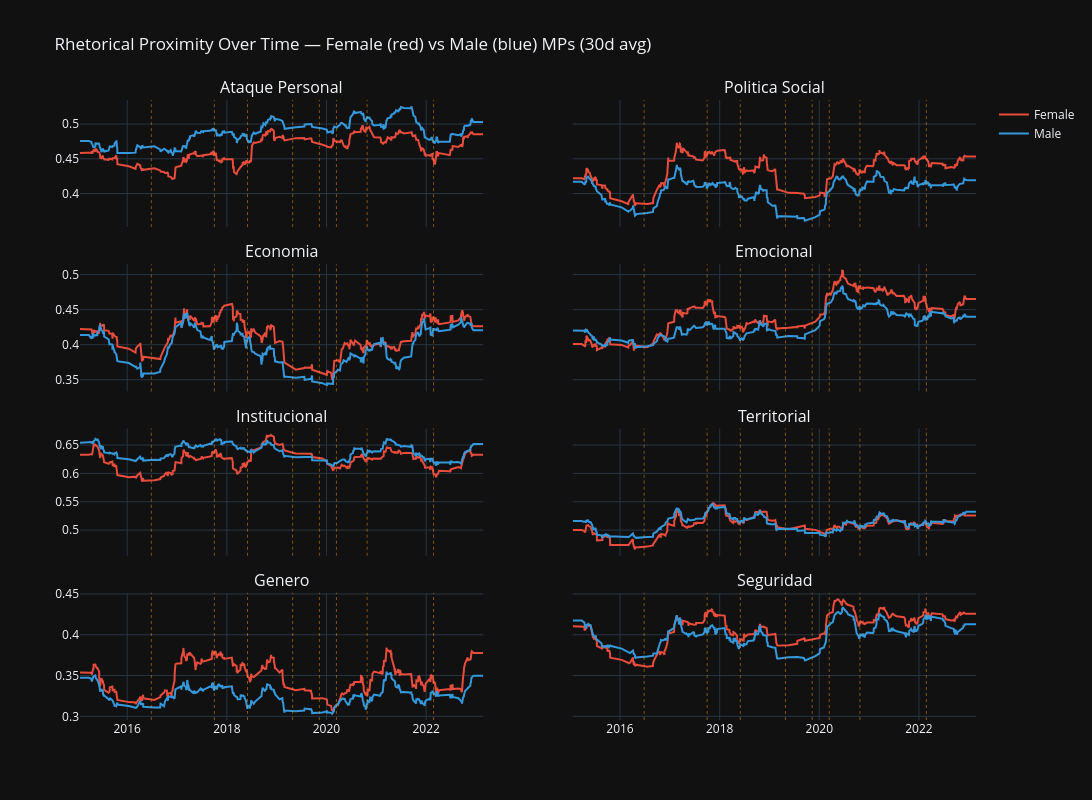

Write notebook code for a chart like this one.
### Markdown cell above
---
## 4. Temporal Dynamics — Velocity, Changepoints, Small Multiples

### Code cell
# Small multiples: per-anchor proximity over time (30-day rolling average)
n_anchors = len(ANCHOR_NAMES)
f_dates = [pd.Timestamp(ts, unit='s') for ts, _ in traj_female]
m_dates = [pd.Timestamp(ts, unit='s') for ts, _ in traj_male]
f_dists = np.array([d for _, d in proj_female])
m_dists = np.array([d for _, d in proj_male])

# Truncate to common length
common_len = min(len(f_dates), len(m_dates))
f_dates_c, m_dates_c = f_dates[:common_len], m_dates[:common_len]
f_prox_t = 1.0 - f_dists[:common_len]
m_prox_t = 1.0 - m_dists[:common_len]

window = 30
f_smooth = pd.DataFrame(f_prox_t).rolling(window, center=True).mean().bfill().ffill().values
m_smooth = pd.DataFrame(m_prox_t).rolling(window, center=True).mean().bfill().ffill().values

rows = (n_anchors + 1) // 2
fig = make_subplots(rows=rows, cols=2, shared_xaxes=True, shared_yaxes=True,
                    subplot_titles=ANCHOR_LABELS, vertical_spacing=0.06)

for idx in range(n_anchors):
    row, col = idx // 2 + 1, idx % 2 + 1
    fig.add_trace(go.Scatter(x=f_dates_c, y=f_smooth[:, idx], mode='lines',
                             line=dict(color=C_FEMALE, width=2),
                             name='Female' if idx == 0 else None, showlegend=(idx == 0)),
                  row=row, col=col)
    fig.add_trace(go.Scatter(x=m_dates_c, y=m_smooth[:, idx], mode='lines',
                             line=dict(color=C_MALE, width=2),
                             name='Male' if idx == 0 else None, showlegend=(idx == 0)),
                  row=row, col=col)

# Event lines
date_range = [f_dates_c[0], f_dates_c[-1]]
for ev_date, ev_name in KEY_EVENTS.items():
    ev_ts = pd.Timestamp(ev_date)
    if date_range[0] <= ev_ts <= date_range[1]:
        for r in range(1, rows + 1):
            for c in [1, 2]:
                fig.add_vline(x=ev_ts, row=r, col=c,
                             line=dict(color=C_EVENT, width=0.5, dash='dot'))

fig.update_layout(
    title='Rhetorical Proximity Over Time — Female (red) vs Male (blue) MPs (30d avg)',
    height=200 * rows, width=1100, template=TEMPLATE,
)
fig.show()

### Figure 1 — Plotly figure (JSON) as saved in the notebook; plotly's stock layout.template omitted (floating-point values rounded to 4 significant figures; data arrays with more than 128 entries replaced by an {"elided": "..."} marker saying what was removed)
{"data": [{"line": {"color": "#e74c3c", "width": 2}, "mode": "lines", "name": "Female", "showlegend": true, "type": "scatter", "x": {"elided": "445 str values"}, "xaxis": "x", "y": {"elided": "445 float values"}, "yaxis": "y"}, {"line": {"color": "#3498db", "width": 2}, "mode": "lines", "name": "Male", "showlegend": true, "type": "scatter", "x": {"elided": "445 str values"}, "xaxis": "x", "y": {"elided": "445 float values"}, "yaxis": "y"}, {"line": {"color": "#e74c3c", "width": 2}, "mode": "lines", "showlegend": false, "type": "scatter", "x": {"elided": "445 str values"}, "xaxis": "x2", "y": {"elided": "445 float values"}, "yaxis": "y2"}, {"line": {"color": "#3498db", "width": 2}, "mode": "lines", "showlegend": false, "type": "scatter", "x": {"elided": "445 str values"}, "xaxis": "x2", "y": {"elided": "445 float values"}, "yaxis": "y2"}, {"line": {"color": "#e74c3c", "width": 2}, "mode": "lines", "showlegend": false, "type": "scatter", "x": {"elided": "445 str values"}, "xaxis": "x3", "y": {"elided": "445 float values"}, "yaxis": "y3"}, {"line": {"color": "#3498db", "width": 2}, "mode": "lines", "showlegend": false, "type": "scatter", "x": {"elided": "445 str values"}, "xaxis": "x3", "y": {"elided": "445 float values"}, "yaxis": "y3"}, {"line": {"color": "#e74c3c", "width": 2}, "mode": "lines", "showlegend": false, "type": "scatter", "x": {"elided": "445 str values"}, "xaxis": "x4", "y": {"elided": "445 float values"}, "yaxis": "y4"}, {"line": {"color": "#3498db", "width": 2}, "mode": "lines", "showlegend": false, "type": "scatter", "x": {"elided": "445 str values"}, "xaxis": "x4", "y": {"elided": "445 float values"}, "yaxis": "y4"}, {"line": {"color": "#e74c3c", "width": 2}, "mode": "lines", "showlegend": false, "type": "scatter", "x": {"elided": "445 str values"}, "xaxis": "x5", "y": {"elided": "445 float values"}, "yaxis": "y5"}, {"line": {"color": "#3498db", "width": 2}, "mode": "lines", "showlegend": false, "type": "scatter", "x": {"elided": "445 str values"}, "xaxis": "x5", "y": {"elided": "445 float values"}, "yaxis": "y5"}, {"line": {"color": "#e74c3c", "width": 2}, "mode": "lines", "showlegend": false, "type": "scatter", "x": {"elided": "445 str values"}, "xaxis": "x6", "y": {"elided": "445 float values"}, "yaxis": "y6"}, {"line": {"color": "#3498db", "width": 2}, "mode": "lines", "showlegend": false, "type": "scatter", "x": {"elided": "445 str values"}, "xaxis": "x6", "y": {"elided": "445 float values"}, "yaxis": "y6"}, {"line": {"color": "#e74c3c", "width": 2}, "mode": "lines", "showlegend": false, "type": "scatter", "x": {"elided": "445 str values"}, "xaxis": "x7", "y": {"elided": "445 float values"}, "yaxis": "y7"}, {"line": {"color": "#3498db", "width": 2}, "mode": "lines", "showlegend": false, "type": "scatter", "x": {"elided": "445 str values"}, "xaxis": "x7", "y": {"elided": "445 float values"}, "yaxis": "y7"}, {"line": {"color": "#e74c3c", "width": 2}, "mode": "lines", "showlegend": false, "type": "scatter", "x": {"elided": "445 str values"}, "xaxis": "x8", "y": {"elided": "445 float values"}, "yaxis": "y8"}, {"line": {"color": "#3498db", "width": 2}, "mode": "lines", "showlegend": false, "type": "scatter", "x": {"elided": "445 str values"}, "xaxis": "x8", "y": {"elided": "445 float values"}, "yaxis": "y8"}], "layout": {"annotations": [{"font": {"size": 16}, "showarrow": false, "text": "Ataque Personal", "x": 0.225, "xanchor": "center", "xref": "paper", "y": 1.0, "yanchor": "bottom", "yref": "paper"}, {"font": {"size": 16}, "showarrow": false, "text": "Politica Social", "x": 0.775, "xanchor": "center", "xref": "paper", "y": 1.0, "yanchor": "bottom", "yref": "paper"}, {"font": {"size": 16}, "showarrow": false, "text": "Economia", "x": 0.225, "xanchor": "center", "xref": "paper", "y": 0.735, "yanchor": "bottom", "yref": "paper"}, {"font": {"size": 16}, "showarrow": false, "text": "Emocional", "x": 0.775, "xanchor": "center", "xref": "paper", "y": 0.735, "yanchor": "bottom", "yref": "paper"}, {"font": {"size": 16}, "showarrow": false, "text": "Institucional", "x": 0.225, "xanchor": "center", "xref": "paper", "y": 0.47, "yanchor": "bottom", "yref": "paper"}, {"font": {"size": 16}, "showarrow": false, "text": "Territorial", "x": 0.775, "xanchor": "center", "xref": "paper", "y": 0.47, "yanchor": "bottom", "yref": "paper"}, {"font": {"size": 16}, "showarrow": false, "text": "Genero", "x": 0.225, "xanchor": "center", "xref": "paper", "y": 0.205, "yanchor": "bottom", "yref": "paper"}, {"font": {"size": 16}, "showarrow": false, "text": "Seguridad", "x": 0.775, "xanchor": "center", "xref": "paper", "y": 0.205, "yanchor": "bottom", "yref": "paper"}], "height": 800, "shapes": [{"line": {"color": "#f39c12", "dash": "dot", "width": 0.5}, "type": "line", "x0": "2016-06-26T00:00:00", "x1": "2016-06-26T00:00:00", "xref": "x", "y0": 0, "y1": 1, "yref": "y domain"}, {"line": {"color": "#f39c12", "dash": "dot", "width": 0.5}, "type": "line", "x0": "2016-06-26T00:00:00", "x1": "2016-06-26T00:00:00", "xref": "x2", "y0": 0, "y1": 1, "yref": "y2 domain"}, {"line": {"color": "#f39c12", "dash": "dot", "width": 0.5}, "type": "line", "x0": "2016-06-26T00:00:00", "x1": "2016-06-26T00:00:00", "xref": "x3", "y0": 0, "y1": 1, "yref": "y3 domain"}, {"line": {"color": "#f39c12", "dash": "dot", "width": 0.5}, "type": "line", "x0": "2016-06-26T00:00:00", "x1": "2016-06-26T00:00:00", "xref": "x4", "y0": 0, "y1": 1, "yref": "y4 domain"}, {"line": {"color": "#f39c12", "dash": "dot", "width": 0.5}, "type": "line", "x0": "2016-06-26T00:00:00", "x1": "2016-06-26T00:00:00", "xref": "x5", "y0": 0, "y1": 1, "yref": "y5 domain"}, {"line": {"color": "#f39c12", "dash": "dot", "width": 0.5}, "type": "line", "x0": "2016-06-26T00:00:00", "x1": "2016-06-26T00:00:00", "xref": "x6", "y0": 0, "y1": 1, "yref": "y6 domain"}, {"line": {"color": "#f39c12", "dash": "dot", "width": 0.5}, "type": "line", "x0": "2016-06-26T00:00:00", "x1": "2016-06-26T00:00:00", "xref": "x7", "y0": 0, "y1": 1, "yref": "y7 domain"}, {"line": {"color": "#f39c12", "dash": "dot", "width": 0.5}, "type": "line", "x0": "2016-06-26T00:00:00", "x1": "2016-06-26T00:00:00", "xref": "x8", "y0": 0, "y1": 1, "yref": "y8 domain"}, {"line": {"color": "#f39c12", "dash": "dot", "width": 0.5}, "type": "line", "x0": "2017-10-01T00:00:00", "x1": "2017-10-01T00:00:00", "xref": "x", "y0": 0, "y1": 1, "yref": "y domain"}, {"line": {"color": "#f39c12", "dash": "dot", "width": 0.5}, "type": "line", "x0": "2017-10-01T00:00:00", "x1": "2017-10-01T00:00:00", "xref": "x2", "y0": 0, "y1": 1, "yref": "y2 domain"}, {"line": {"color": "#f39c12", "dash": "dot", "width": 0.5}, "type": "line", "x0": "2017-10-01T00:00:00", "x1": "2017-10-01T00:00:00", "xref": "x3", "y0": 0, "y1": 1, "yref": "y3 domain"}, {"line": {"color": "#f39c12", "dash": "dot", "width": 0.5}, "type": "line", "x0": "2017-10-01T00:00:00", "x1": "2017-10-01T00:00:00", "xref": "x4", "y0": 0, "y1": 1, "yref": "y4 domain"}, {"line": {"color": "#f39c12", "dash": "dot", "width": 0.5}, "type": "line", "x0": "2017-10-01T00:00:00", "x1": "2017-10-01T00:00:00", "xref": "x5", "y0": 0, "y1": 1, "yref": "y5 domain"}, {"line": {"color": "#f39c12", "dash": "dot", "width": 0.5}, "type": "line", "x0": "2017-10-01T00:00:00", "x1": "2017-10-01T00:00:00", "xref": "x6", "y0": 0, "y1": 1, "yref": "y6 domain"}, {"line": {"color": "#f39c12", "dash": "dot", "width": 0.5}, "type": "line", "x0": "2017-10-01T00:00:00", "x1": "2017-10-01T00:00:00", "xref": "x7", "y0": 0, "y1": 1, "yref": "y7 domain"}, {"line": {"color": "#f39c12", "dash": "dot", "width": 0.5}, "type": "line", "x0": "2017-10-01T00:00:00", "x1": "2017-10-01T00:00:00", "xref": "x8", "y0": 0, "y1": 1, "yref": "y8 domain"}, {"line": {"color": "#f39c12", "dash": "dot", "width": 0.5}, "type": "line", "x0": "2018-06-01T00:00:00", "x1": "2018-06-01T00:00:00", "xref": "x", "y0": 0, "y1": 1, "yref": "y domain"}, {"line": {"color": "#f39c12", "dash": "dot", "width": 0.5}, "type": "line", "x0": "2018-06-01T00:00:00", "x1": "2018-06-01T00:00:00", "xref": "x2", "y0": 0, "y1": 1, "yref": "y2 domain"}, {"line": {"color": "#f39c12", "dash": "dot", "width": 0.5}, "type": "line", "x0": "2018-06-01T00:00:00", "x1": "2018-06-01T00:00:00", "xref": "x3", "y0": 0, "y1": 1, "yref": "y3 domain"}, {"line": {"color": "#f39c12", "dash": "dot", "width": 0.5}, "type": "line", "x0": "2018-06-01T00:00:00", "x1": "2018-06-01T00:00:00", "xref": "x4", "y0": 0, "y1": 1, "yref": "y4 domain"}, {"line": {"color": "#f39c12", "dash": "dot", "width": 0.5}, "type": "line", "x0": "2018-06-01T00:00:00", "x1": "2018-06-01T00:00:00", "xref": "x5", "y0": 0, "y1": 1, "yref": "y5 domain"}, {"line": {"color": "#f39c12", "dash": "dot", "width": 0.5}, "type": "line", "x0": "2018-06-01T00:00:00", "x1": "2018-06-01T00:00:00", "xref": "x6", "y0": 0, "y1": 1, "yref": "y6 domain"}, {"line": {"color": "#f39c12", "dash": "dot", "width": 0.5}, "type": "line", "x0": "2018-06-01T00:00:00", "x1": "2018-06-01T00:00:00", "xref": "x7", "y0": 0, "y1": 1, "yref": "y7 domain"}, {"line": {"color": "#f39c12", "dash": "dot", "width": 0.5}, "type": "line", "x0": "2018-06-01T00:00:00", "x1": "2018-06-01T00:00:00", "xref": "x8", "y0": 0, "y1": 1, "yref": "y8 domain"}, {"line": {"color": "#f39c12", "dash": "dot", "width": 0.5}, "type": "line", "x0": "2019-04-28T00:00:00", "x1": "2019-04-28T00:00:00", "xref": "x", "y0": 0, "y1": 1, "yref": "y domain"}, {"line": {"color": "#f39c12", "dash": "dot", "width": 0.5}, "type": "line", "x0": "2019-04-28T00:00:00", "x1": "2019-04-28T00:00:00", "xref": "x2", "y0": 0, "y1": 1, "yref": "y2 domain"}, {"line": {"color": "#f39c12", "dash": "dot", "width": 0.5}, "type": "line", "x0": "2019-04-28T00:00:00", "x1": "2019-04-28T00:00:00", "xref": "x3", "y0": 0, "y1": 1, "yref": "y3 domain"}, {"line": {"color": "#f39c12", "dash": "dot", "width": 0.5}, "type": "line", "x0": "2019-04-28T00:00:00", "x1": "2019-04-28T00:00:00", "xref": "x4", "y0": 0, "y1": 1, "yref": "y4 domain"}, {"line": {"color": "#f39c12", "dash": "dot", "width": 0.5}, "type": "line", "x0": "2019-04-28T00:00:00", "x1": "2019-04-28T00:00:00", "xref": "x5", "y0": 0, "y1": 1, "yref": "y5 domain"}, {"line": {"color": "#f39c12", "dash": "dot", "width": 0.5}, "type": "line", "x0": "2019-04-28T00:00:00", "x1": "2019-04-28T00:00:00", "xref": "x6", "y0": 0, "y1": 1, "yref": "y6 domain"}, {"line": {"color": "#f39c12", "dash": "dot", "width": 0.5}, "type": "line", "x0": "2019-04-28T00:00:00", "x1": "2019-04-28T00:00:00", "xref": "x7", "y0": 0, "y1": 1, "yref": "y7 domain"}, {"line": {"color": "#f39c12", "dash": "dot", "width": 0.5}, "type": "line", "x0": "2019-04-28T00:00:00", "x1": "2019-04-28T00:00:00", "xref": "x8", "y0": 0, "y1": 1, "yref": "y8 domain"}, {"line": {"color": "#f39c12", "dash": "dot", "width": 0.5}, "type": "line", "x0": "2019-11-10T00:00:00", "x1": "2019-11-10T00:00:00", "xref": "x", "y0": 0, "y1": 1, "yref": "y domain"}, {"line": {"color": "#f39c12", "dash": "dot", "width": 0.5}, "type": "line", "x0": "2019-11-10T00:00:00", "x1": "2019-11-10T00:00:00", "xref": "x2", "y0": 0, "y1": 1, "yref": "y2 domain"}, {"line": {"color": "#f39c12", "dash": "dot", "width": 0.5}, "type": "line", "x0": "2019-11-10T00:00:00", "x1": "2019-11-10T00:00:00", "xref": "x3", "y0": 0, "y1": 1, "yref": "y3 domain"}, {"line": {"color": "#f39c12", "dash": "dot", "width": 0.5}, "type": "line", "x0": "2019-11-10T00:00:00", "x1": "2019-11-10T00:00:00", "xref": "x4", "y0": 0, "y1": 1, "yref": "y4 domain"}, {"line": {"color": "#f39c12", "dash": "dot", "width": 0.5}, "type": "line", "x0": "2019-11-10T00:00:00", "x1": "2019-11-10T00:00:00", "xref": "x5", "y0": 0, "y1": 1, "yref": "y5 domain"}, {"line": {"color": "#f39c12", "dash": "dot", "width": 0.5}, "type": "line", "x0": "2019-11-10T00:00:00", "x1": "2019-11-10T00:00:00", "xref": "x6", "y0": 0, "y1": 1, "yref": "y6 domain"}, {"line": {"color": "#f39c12", "dash": "dot", "width": 0.5}, "type": "line", "x0": "2019-11-10T00:00:00", "x1": "2019-11-10T00:00:00", "xref": "x7", "y0": 0, "y1": 1, "yref": "y7 domain"}, {"line": {"color": "#f39c12", "dash": "dot", "width": 0.5}, "type": "line", "x0": "2019-11-10T00:00:00", "x1": "2019-11-10T00:00:00", "xref": "x8", "y0": 0, "y1": 1, "yref": "y8 domain"}, {"line": {"color": "#f39c12", "dash": "dot", "width": 0.5}, "type": "line", "x0": "2020-03-14T00:00:00", "x1": "2020-03-14T00:00:00", "xref": "x", "y0": 0, "y1": 1, "yref": "y domain"}, {"line": {"color": "#f39c12", "dash": "dot", "width": 0.5}, "type": "line", "x0": "2020-03-14T00:00:00", "x1": "2020-03-14T00:00:00", "xref": "x2", "y0": 0, "y1": 1, "yref": "y2 domain"}, {"line": {"color": "#f39c12", "dash": "dot", "width": 0.5}, "type": "line", "x0": "2020-03-14T00:00:00", "x1": "2020-03-14T00:00:00", "xref": "x3", "y0": 0, "y1": 1, "yref": "y3 domain"}, {"line": {"color": "#f39c12", "dash": "dot", "width": 0.5}, "type": "line", "x0": "2020-03-14T00:00:00", "x1": "2020-03-14T00:00:00", "xref": "x4", "y0": 0, "y1": 1, "yref": "y4 domain"}, {"line": {"color": "#f39c12", "dash": "dot", "width": 0.5}, "type": "line", "x0": "2020-03-14T00:00:00", "x1": "2020-03-14T00:00:00", "xref": "x5", "y0": 0, "y1": 1, "yref": "y5 domain"}, {"line": {"color": "#f39c12", "dash": "dot", "width": 0.5}, "type": "line", "x0": "2020-03-14T00:00:00", "x1": "2020-03-14T00:00:00", "xref": "x6", "y0": 0, "y1": 1, "yref": "y6 domain"}, {"line": {"color": "#f39c12", "dash": "dot", "width": 0.5}, "type": "line", "x0": "2020-03-14T00:00:00", "x1": "2020-03-14T00:00:00", "xref": "x7", "y0": 0, "y1": 1, "yref": "y7 domain"}, {"line": {"color": "#f39c12", "dash": "dot", "width": 0.5}, "type": "line", "x0": "2020-03-14T00:00:00", "x1": "2020-03-14T00:00:00", "xref": "x8", "y0": 0, "y1": 1, "yref": "y8 domain"}, {"line": {"color": "#f39c12", "dash": "dot", "width": 0.5}, "type": "line", "x0": "2020-10-25T00:00:00", "x1": "2020-10-25T00:00:00", "xref": "x", "y0": 0, "y1": 1, "yref": "y domain"}, {"line": {"color": "#f39c12", "dash": "dot", "width": 0.5}, "type": "line", "x0": "2020-10-25T00:00:00", "x1": "2020-10-25T00:00:00", "xref": "x2", "y0": 0, "y1": 1, "yref": "y2 domain"}, {"line": {"color": "#f39c12", "dash": "dot", "width": 0.5}, "type": "line", "x0": "2020-10-25T00:00:00", "x1": "2020-10-25T00:00:00", "xref": "x3", "y0": 0, "y1": 1, "yref": "y3 domain"}, {"line": {"color": "#f39c12", "dash": "dot", "width": 0.5}, "type": "line", "x0": "2020-10-25T00:00:00", "x1": "2020-10-25T00:00:00", "xref": "x4", "y0": 0, "y1": 1, "yref": "y4 domain"}, {"line": {"color": "#f39c12", "dash": "dot", "width": 0.5}, "type": "line", "x0": "2020-10-25T00:00:00", "x1": "2020-10-25T00:00:00", "xref": "x5", "y0": 0, "y1": 1, "yref": "y5 domain"}, {"line": {"color": "#f39c12", "dash": "dot", "width": 0.5}, "type": "line", "x0": "2020-10-25T00:00:00", "x1": "2020-10-25T00:00:00", "xref": "x6", "y0": 0, "y1": 1, "yref": "y6 domain"}, {"line": {"color": "#f39c12", "dash": "dot", "width": 0.5}, "type": "line", "x0": "2020-10-25T00:00:00", "x1": "2020-10-25T00:00:00", "xref": "x7", "y0": 0, "y1": 1, "yref": "y7 domain"}, {"line": {"color": "#f39c12", "dash": "dot", "width": 0.5}, "type": "line", "x0": "2020-10-25T00:00:00", "x1": "2020-10-25T00:00:00", "xref": "x8", "y0": 0, "y1": 1, "yref": "y8 domain"}, {"line": {"color": "#f39c12", "dash": "dot", "width": 0.5}, "type": "line", "x0": "2022-02-24T00:00:00", "x1": "2022-02-24T00:00:00", "xref": "x", "y0": 0, "y1": 1, "yref": "y domain"}, {"line": {"color": "#f39c12", "dash": "dot", "width": 0.5}, "type": "line", "x0": "2022-02-24T00:00:00", "x1": "2022-02-24T00:00:00", "xref": "x2", "y0": 0, "y1": 1, "yref": "y2 domain"}, {"line": {"color": "#f39c12", "dash": "dot", "width": 0.5}, "type": "line", "x0": "2022-02-24T00:00:00", "x1": "2022-02-24T00:00:00", "xref": "x3", "y0": 0, "y1": 1, "yref": "y3 domain"}, {"line": {"color": "#f39c12", "dash": "dot", "width": 0.5}, "type": "line", "x0": "2022-02-24T00:00:00", "x1": "2022-02-24T00:00:00", "xref": "x4", "y0": 0, "y1": 1, "yref": "y4 domain"}, {"line": {"color": "#f39c12", "dash": "dot", "width": 0.5}, "type": "line", "x0": "2022-02-24T00:00:00", "x1": "2022-02-24T00:00:00", "xref": "x5", "y0": 0, "y1": 1, "yref": "y5 domain"}, {"line": {"color": "#f39c12", "dash": "dot", "width": 0.5}, "type": "line", "x0": "2022-02-24T00:00:00", "x1": "2022-02-24T00:00:00", "xref": "x6", "y0": 0, "y1": 1, "yref": "y6 domain"}, {"line": {"color": "#f39c12", "dash": "dot", "width": 0.5}, "type": "line", "x0": "2022-02-24T00:00:00", "x1": "2022-02-24T00:00:00", "xref": "x7", "y0": 0, "y1": 1, "yref": "y7 domain"}, {"line": {"color": "#f39c12", "dash": "dot", "width": 0.5}, "type": "line", "x0": "2022-02-24T00:00:00", "x1": "2022-02-24T00:00:00", "xref": "x8", "y0": 0, "y1": 1, "yref": "y8 domain"}], "title": {"text": "Rhetorical Proximity Over Time — Female (red) vs Male (blue) MPs (30d avg)"}, "width": 1100, "xaxis": {"anchor": "y", "domain": [0.0, 0.45], "matches": "x7", "showticklabels": false}, "xaxis2": {"anchor": "y2", "domain": [0.55, 1.0], "matches": "x8", "showticklabels": false}, "xaxis3": {"anchor": "y3", "domain": [0.0, 0.45], "matches": "x7", "showticklabels": false}, "xaxis4": {"anchor": "y4", "domain": [0.55, 1.0], "matches": "x8", "showticklabels": false}, "xaxis5": {"anchor": "y5", "domain": [0.0, 0.45], "matches": "x7", "showticklabels": false}, "xaxis6": {"anchor": "y6", "domain": [0.55, 1.0], "matches": "x8", "showticklabels": false}, "xaxis7": {"anchor": "y7", "domain": [0.0, 0.45]}, "xaxis8": {"anchor": "y8", "domain": [0.55, 1.0]}, "yaxis": {"anchor": "x", "domain": [0.795, 1.0]}, "yaxis2": {"anchor": "x2", "domain": [0.795, 1.0], "matches": "y", "showticklabels": false}, "yaxis3": {"anchor": "x3", "domain": [0.53, 0.735]}, "yaxis4": {"anchor": "x4", "domain": [0.53, 0.735], "matches": "y3", "showticklabels": false}, "yaxis5": {"anchor": "x5", "domain": [0.265, 0.47]}, "yaxis6": {"anchor": "x6", "domain": [0.265, 0.47], "matches": "y5", "showticklabels": false}, "yaxis7": {"anchor": "x7", "domain": [0.0, 0.205]}, "yaxis8": {"anchor": "x8", "domain": [0.0, 0.205], "matches": "y7", "showticklabels": false}}}
